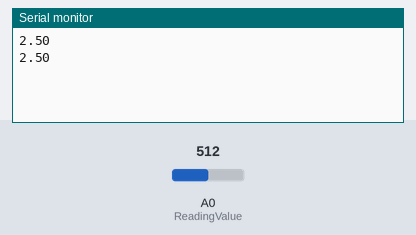
This sketch was run on a simulated Arduino Uno, built with avr-gcc and run on an emulated ATmega328P. Parts: the last lines printed to the serial monitor. The test bench sets the inputs (shaded band); at power-on: A0 (ReadingValue) = 512.

Above: at 5.8 s.
5.9 s: A0 (ReadingValue) set to 716
At 10.8 s:
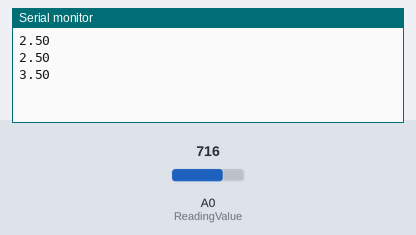
11.9 s: A0 (ReadingValue) set to 900
At 15.8 s:
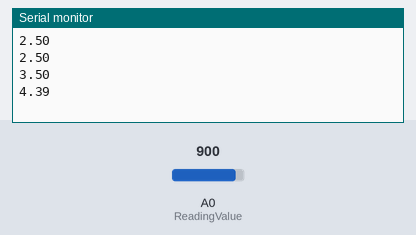
Timing chart, 0 to 17.3 s (numbered marks = the images above; inputs shaded):
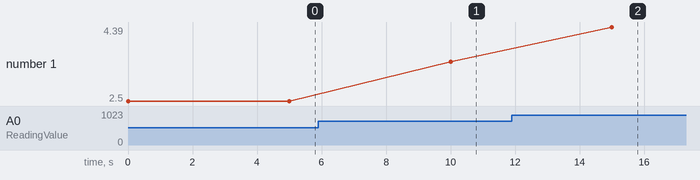

The sketch:

ReadingV.ino
```cpp
#define ReadingValue 14

void setup() {
  // put your setup code here, to run once:
  // identify your pin mode
  pinMode(ReadingValue,INPUT);
  // Computer and Arduino communication
  Serial.begin(115200);
}

void loop() {
  // put your main code here, to run repeatedly:
  int Value1 = analogRead(ReadingValue);
  // Convert analog reading into normal reading value
  float Value2 = Value1 * (5/1024.0);
  Serial.println(Value2);
  //delay the speed of reading the value in Tool -> Serial Monitor
  delay(5000);

}
```

Measured:
- after the input at 5.9 s, the serial monitor: prints a new line after 4.1 s (image 1)
- after the input at 11.9 s, the serial monitor: prints a new line after 3.1 s (image 2)
- plotted number 1: 2.5 → 3.5 after the input at 5.9 s, 3.5 → 4.39 after the input at 11.9 s
